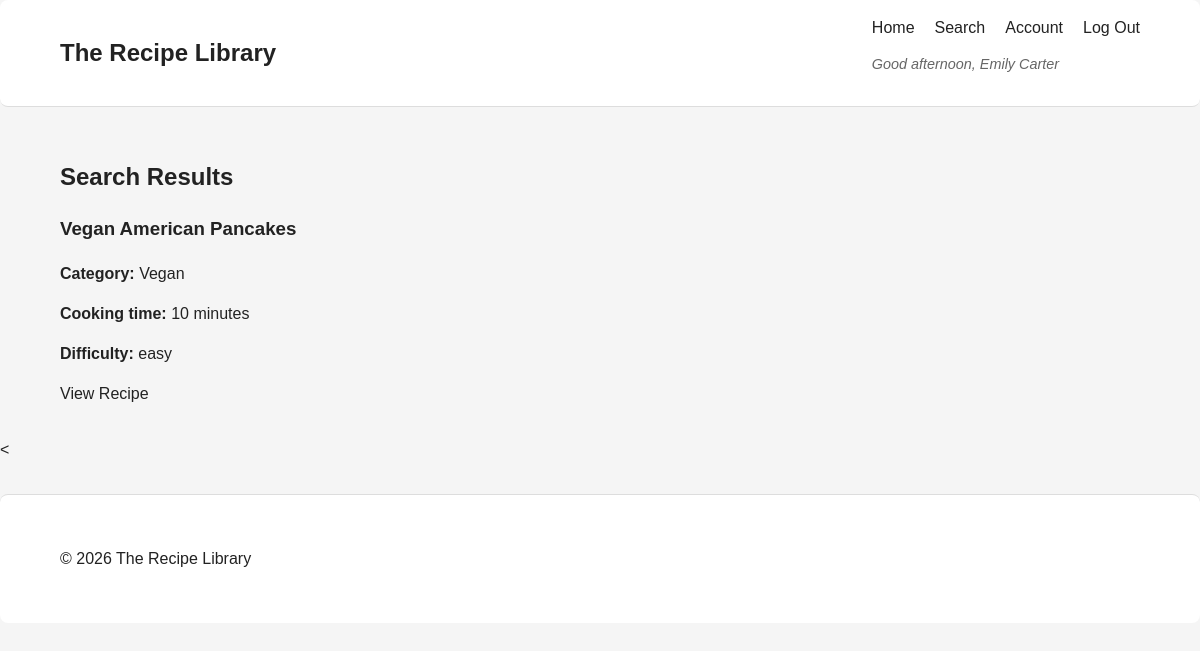
/pages/results.php?name=Vegan American Pancakes (signed in), run on the app's committed database.
### tables this page shows
CREATE TABLE recipes (
    id BIGINT UNSIGNED AUTO_INCREMENT PRIMARY KEY,
    user_id BIGINT UNSIGNED NOT NULL,
    category_id INT UNSIGNED NULL,
    title VARCHAR(200) NOT NULL,
    slug VARCHAR(220) NOT NULL,
    description TEXT NULL,
    servings TINYINT UNSIGNED NULL,
    prep_time_min SMALLINT UNSIGNED NULL,
    cook_time_min SMALLINT UNSIGNED NULL,
    difficulty ENUM('easy', 'medium', 'hard') NOT NULL DEFAULT 'easy',
    image_url VARCHAR(255) NULL,
    source_url VARCHAR(255) NULL,
    is_published TINYINT(1) NOT NULL DEFAULT 1,
    created_at DATETIME NOT NULL DEFAULT CURRENT_TIMESTAMP,
    updated_at DATETIME NOT NULL DEFAULT CURRENT_TIMESTAMP ON UPDATE CURRENT_TIMESTAMP,
    UNIQUE KEY uq_recipes_slug (slug),
    KEY idx_recipes_user_id (user_id),
    KEY idx_recipes_category_id (category_id),
    KEY idx_recipes_created_at (created_at),
    CONSTRAINT fk_recipes_user
        FOREIGN KEY (user_id) REFERENCES users(id)
        ON DELETE RESTRICT ON UPDATE CASCADE,
    CONSTRAINT fk_recipes_category
        FOREIGN KEY (category_id) REFERENCES categories(id)
        ON DELETE SET NULL ON UPDATE CASCADE
);

CREATE TABLE categories (
    id INT UNSIGNED AUTO_INCREMENT PRIMARY KEY,
    name VARCHAR(80) NOT NULL,
    slug VARCHAR(100) NOT NULL,
    created_at DATETIME NOT NULL DEFAULT CURRENT_TIMESTAMP,
    UNIQUE KEY uq_categories_name (name),
    UNIQUE KEY uq_categories_slug (slug)
);

### pages/results.php (the view, shortened to what this page needs)
<?php
require_once __DIR__ . '/../includes/db.php';
$name = $_GET['name'] ?? '';
$sql = "
SELECT
    recipes.*,
    categories.name AS category_name,
    COALESCE(AVG(ratings.rating),0) AS avg_rating,
    COUNT(ratings.id) AS rating_count
FROM recipes
LEFT JOIN categories ON recipes.category_id = categories.id
LEFT JOIN recipe_ingredients ON recipes.id = recipe_ingredients.recipe_id
LEFT JOIN ratings ON recipes.id = ratings.recipe_id
WHERE recipes.is_published = 1
";
$params = [];
$types = "";
if (!empty($name)) {
    $sql .= " AND recipes.title LIKE ?";
    $params[] = "%$name%";
    $types .= "s";
}
$sql .= " GROUP BY recipes.id";
$stmt = $conn->prepare($sql);
if ($params) {
    $stmt->bind_param($types, ...$params);
}
$stmt->execute();
$result = $stmt->get_result();
require_once __DIR__ . '/../includes/header.php';
?>
<main class="container">
    <h2>Search Results</h2>
    <?php if ($result->num_rows > 0): ?>
        <div class="recipes">
            <?php while ($row = $result->fetch_assoc()): ?>
                <div class="recipe-card">
                    <h3><?php echo htmlspecialchars($row['title']); ?></h3>
                    <p>
                        <strong>Category:</strong>
                        <?php echo htmlspecialchars($row['category_name'] ?? 'Uncategorised'); ?>
                    </p>
                    <p>
                        <strong>Cooking time:</strong>
                        <?php echo $row['cook_time_min'] ?? 'N/A'; ?> minutes
                    </p>
                    <p>
                        <strong>Difficulty:</strong>
                        <?php echo htmlspecialchars($row['difficulty']); ?>
                    </p>
                    <a href="recipe.php?id=<?php echo $row['id']; ?>">View Recipe</a>
                </div>
            <?php endwhile; ?>
        </div>
    <?php else: ?>
        <p>No recipes found matching your criteria.</p>
    <?php endif; ?>
</main>
<?php
require_once __DIR__ . '/../includes/footer.php';
?>

### css/styles.css (style rules this page uses)
:root { --color-white: #ffffff; --color-light-gray: #f5f5f5; --color-dark-gray: #222; --color-border: #ddd; --border-radius: 8px; --spacing-xs: 0.75rem; --spacing-sm: 1rem; --spacing-md: 1.5rem; --spacing-lg: 2rem; --gap-sm: 0.75rem; --gap-md: 1rem; --gap-lg: 1.25rem; }
* { box-sizing: border-box; }
body { margin: 0; font-family: Arial, sans-serif; line-height: 1.5; background-color: var(--color-light-gray); color: var(--color-dark-gray); }
a { color: inherit; text-decoration: none; }
.container { width: min(90%, 1100px); margin: 0 auto; padding: 20px 0; }
main.container { padding: var(--spacing-lg) 0; }

### data on the page
recipes: title "Vegan American Pancakes", category.name "Vegan", cook_time_min "10", difficulty "easy"

### other printed values
$greeting . ', ' . $name "Good afternoon, Emily Carter"
